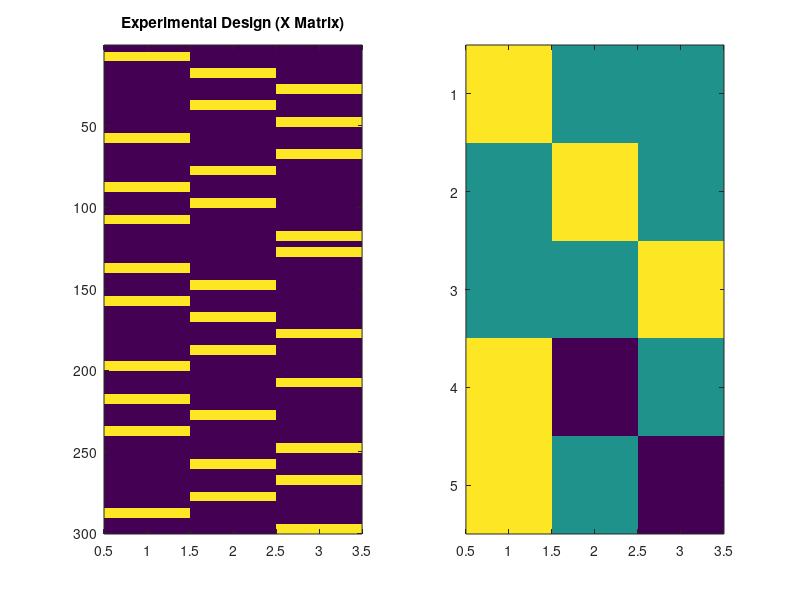

Recreate this plot in MATLAB. (Note: this script raises an error after producing the figure.)
%% Run the Demo for Design diagnostics
% It assumes that DesignDiagnostics.m as well as the named contrast/design
% files are also in this same folder
% To run just type 'demo' in the terminal
%
% If you want more info on what comes out of this type 'help DesignDiagnostics'
%
% Script by Martin M Monti ( monti@psych.ucl.edu http://montilab.psych.ucla.edu )
% Version 07/22/2014

P = fileparts(mfilename('fullpath'));

addpath(fullfile(P, 'Dependencies'))
addpath(fullfile(P, 'Dependencies','collinearity-diagnostics-matlab'));

% 1. Set X and C matrices and variables
X=dlmread('X01.txt');   % Load in an X matrix (observations x regressors)
C=dlmread('C01.txt'); % Load in contrast matrix C (contrasts x regressors)
TR=2;                        % Let's say it's 2 secs (you can change it if you want)

% 2. Show the Design Matrix (X) and the Contrast Matrix (C)
figure(99);subplot(1,2,1);imagesc(X);title('Experimental Design (X Matrix)')
figure(99);subplot(1,2,2);imagesc(C');colormap(redblue);title('Contrasts (C Matrix)')
for x = 1:size(C',2)
    for y = 1:size(C',1)
        text(x,y,num2str(C(x,y)'))
    end
end
pause(1)

% 3. Run Design Diagnostics
DesignDiagnostics(X,C,2,0);


